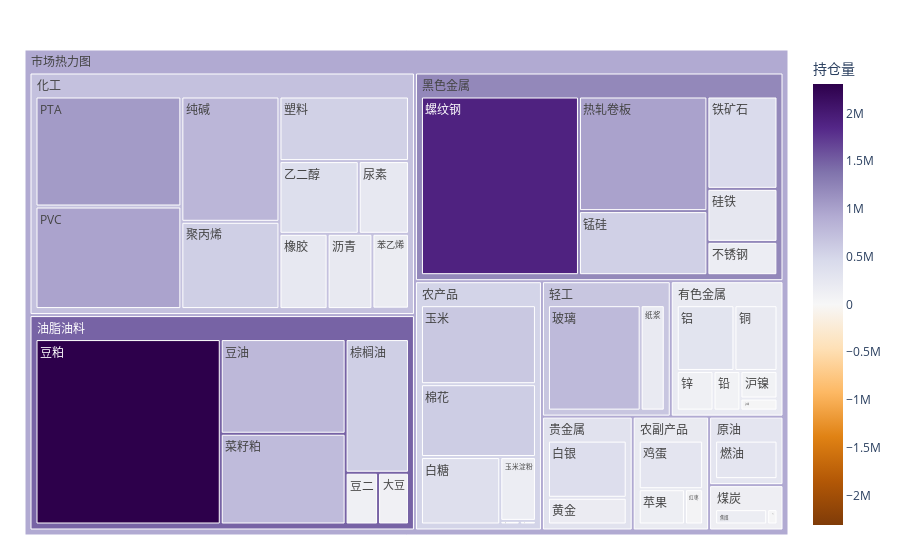

Notebook code cell kept with this figure:
### Code cell
import plotly.express as px

fig = px.treemap(df3, path=[px.Constant("市场热力图"), 'chain', 'name'], values='持仓量',
                  color='持仓量', 
                  color_continuous_scale='PuOr',  # PuOr/BrBG/Blues/Spectral_r
                  color_continuous_midpoint=df3['持仓量'].min())
fig.update_layout(margin = dict(t=50, l=25, r=25, b=25))
fig.show()

### Figure 1 — Plotly figure (JSON) as saved in the notebook; plotly's stock layout.template omitted (floating-point values rounded to 4 significant figures)
{"data": [{"branchvalues": "total", "customdata": [[1059305], [987333], [157657], [380638], [552030], [107297], [241104], [4109], [589487], [568956], [239245], [222588], [36095], [82357], [109], [995928], [31175], [157970], [285588], [639233], [160242], [776262], [376614], [394733], [251478], [4962], [57902], [1017], [811651], [201679], [300], [565159], [28], [180388], [147391], [761503], [1910264], [112880], [794507], [2308938], [438103], [86010], [228150], [305906], [117407], [556935], [282297], [184510], [520500.0], [214900.0], [710300.0], [285588], [204300.0], [1480000.0], [137100.0], [327800.0], [657800.0], [1214000.0], [929300.0]], "domain": {"x": [0, 1], "y": [0, 1]}, "hovertemplate": "labels=%{label}<br>持仓量_sum=%{value}<br>parent=%{parent}<br>id=%{id}<br>持仓量=%{color}<extra></extra>", "ids": ["市场热力图/化工/PTA", "市场热力图/化工/PVC", "市场热力图/黑色金属/不锈钢", "市场热力图/化工/乙二醇", "市场热力图/化工/塑料", "市场热力图/油脂油料/大豆", "市场热力图/化工/尿素", "市场热力图/农产品/棉纱", "市场热力图/农产品/棉花", "市场热力图/油脂油料/棕榈油", "市场热力图/化工/橡胶", "市场热力图/化工/沥青", "市场热力图/有色金属/沪锡", "市场热力图/有色金属/沪镍", "市场热力图/油脂油料/油菜籽", "市场热力图/黑色金属/热轧卷板", "市场热力图/煤炭/焦炭", "市场热力图/煤炭/焦煤", "市场热力图/原油/燃油", "市场热力图/农产品/玉米", "市场热力图/农产品/玉米淀粉", "市场热力图/轻工/玻璃", "市场热力图/农产品/白糖", "市场热力图/贵金属/白银", "市场热力图/黑色金属/硅铁", "市场热力图/农产品/粳米", "市场热力图/农副产品/红枣", "市场热力图/化工/纤维板", "市场热力图/化工/纯碱", "市场热力图/轻工/纸浆", "市场热力图/黑色金属/线材", "市场热力图/化工/聚丙烯", "市场热力图/化工/胶合板", "市场热力图/化工/苯乙烯", "市场热力图/农副产品/苹果", "市场热力图/油脂油料/菜籽粕", "市场热力图/黑色金属/螺纹钢", "市场热力图/油脂油料/豆二", "市场热力图/油脂油料/豆油", "市场热力图/油脂油料/豆粕", "市场热力图/黑色金属/铁矿石", "市场热力图/有色金属/铅", "市场热力图/有色金属/铜", "市场热力图/有色金属/铝", "市场热力图/有色金属/锌", "市场热力图/黑色金属/锰硅", "市场热力图/农副产品/鸡蛋", "市场热力图/贵金属/黄金", "市场热力图/农产品", "市场热力图/农副产品", "市场热力图/化工", "市场热力图/原油", "市场热力图/有色金属", "市场热力图/油脂油料", "市场热力图/煤炭", "市场热力图/贵金属", "市场热力图/轻工", "市场热力图/黑色金属", "市场热力图"], "labels": ["PTA", "PVC", "不锈钢", "乙二醇", "塑料", "大豆", "尿素", "棉纱", "棉花", "棕榈油", "橡胶", "沥青", "沪锡", "沪镍", "油菜籽", "热轧卷板", "焦炭", "焦煤", "燃油", "玉米", "玉米淀粉", "玻璃", "白糖", "白银", "硅铁", "粳米", "红枣", "纤维板", "纯碱", "纸浆", "线材", "聚丙烯", "胶合板", "苯乙烯", "苹果", "菜籽粕", "螺纹钢", "豆二", "豆油", "豆粕", "铁矿石", "铅", "铜", "铝", "锌", "锰硅", "鸡蛋", "黄金", "农产品", "农副产品", "化工", "原油", "有色金属", "油脂油料", "煤炭", "贵金属", "轻工", "黑色金属", "市场热力图"], "marker": {"coloraxis": "coloraxis", "colors": [1059305, 987333, 157657, 380638, 552030, 107297, 241104, 4109, 589487, 568956, 239245, 222588, 36095, 82357, 109, 995928, 31175, 157970, 285588, 639233, 160242, 776262, 376614, 394733, 251478, 4962, 57902, 1017, 811651, 201679, 300, 565159, 28, 180388, 147391, 761503, 1910264, 112880, 794507, 2308938, 438103, 86010, 228150, 305906, 117407, 556935, 282297, 184510, 520500.0, 214900.0, 710300.0, 285588, 204300.0, 1480000.0, 137100.0, 327800.0, 657800.0, 1214000.0, 929300.0]}, "name": "", "parents": ["市场热力图/化工", "市场热力图/化工", "市场热力图/黑色金属", "市场热力图/化工", "市场热力图/化工", "市场热力图/油脂油料", "市场热力图/化工", "市场热力图/农产品", "市场热力图/农产品", "市场热力图/油脂油料", "市场热力图/化工", "市场热力图/化工", "市场热力图/有色金属", "市场热力图/有色金属", "市场热力图/油脂油料", "市场热力图/黑色金属", "市场热力图/煤炭", "市场热力图/煤炭", "市场热力图/原油", "市场热力图/农产品", "市场热力图/农产品", "市场热力图/轻工", "市场热力图/农产品", "市场热力图/贵金属", "市场热力图/黑色金属", "市场热力图/农产品", "市场热力图/农副产品", "市场热力图/化工", "市场热力图/化工", "市场热力图/轻工", "市场热力图/黑色金属", "市场热力图/化工", "市场热力图/化工", "市场热力图/化工", "市场热力图/农副产品", "市场热力图/油脂油料", "市场热力图/黑色金属", "市场热力图/油脂油料", "市场热力图/油脂油料", "市场热力图/油脂油料", "市场热力图/黑色金属", "市场热力图/有色金属", "市场热力图/有色金属", "市场热力图/有色金属", "市场热力图/有色金属", "市场热力图/黑色金属", "市场热力图/农副产品", "市场热力图/贵金属", "市场热力图", "市场热力图", "市场热力图", "市场热力图", "市场热力图", "市场热力图", "市场热力图", "市场热力图", "市场热力图", "市场热力图", ""], "type": "treemap", "values": [1059305, 987333, 157657, 380638, 552030, 107297, 241104, 4109, 589487, 568956, 239245, 222588, 36095, 82357, 109, 995928, 31175, 157970, 285588, 639233, 160242, 776262, 376614, 394733, 251478, 4962, 57902, 1017, 811651, 201679, 300, 565159, 28, 180388, 147391, 761503, 1910264, 112880, 794507, 2308938, 438103, 86010, 228150, 305906, 117407, 556935, 282297, 184510, 1774647, 487590, 5240486, 285588, 855925, 4654190, 189145, 579243, 977941, 4310665, 19355420]}], "layout": {"coloraxis": {"cmid": 28, "colorbar": {"title": {"text": "持仓量"}}, "colorscale": [[0, "rgb(127,59,8)"], [0.1, "rgb(179,88,6)"], [0.2, "rgb(224,130,20)"], [0.3, "rgb(253,184,99)"], [0.4, "rgb(254,224,182)"], [0.5, "rgb(247,247,247)"], [0.6, "rgb(216,218,235)"], [0.7, "rgb(178,171,210)"], [0.8, "rgb(128,115,172)"], [0.9, "rgb(84,39,136)"], [1, "rgb(45,0,75)"]]}, "legend": {"tracegroupgap": 0}, "margin": {"b": 25, "l": 25, "r": 25, "t": 50}}}
